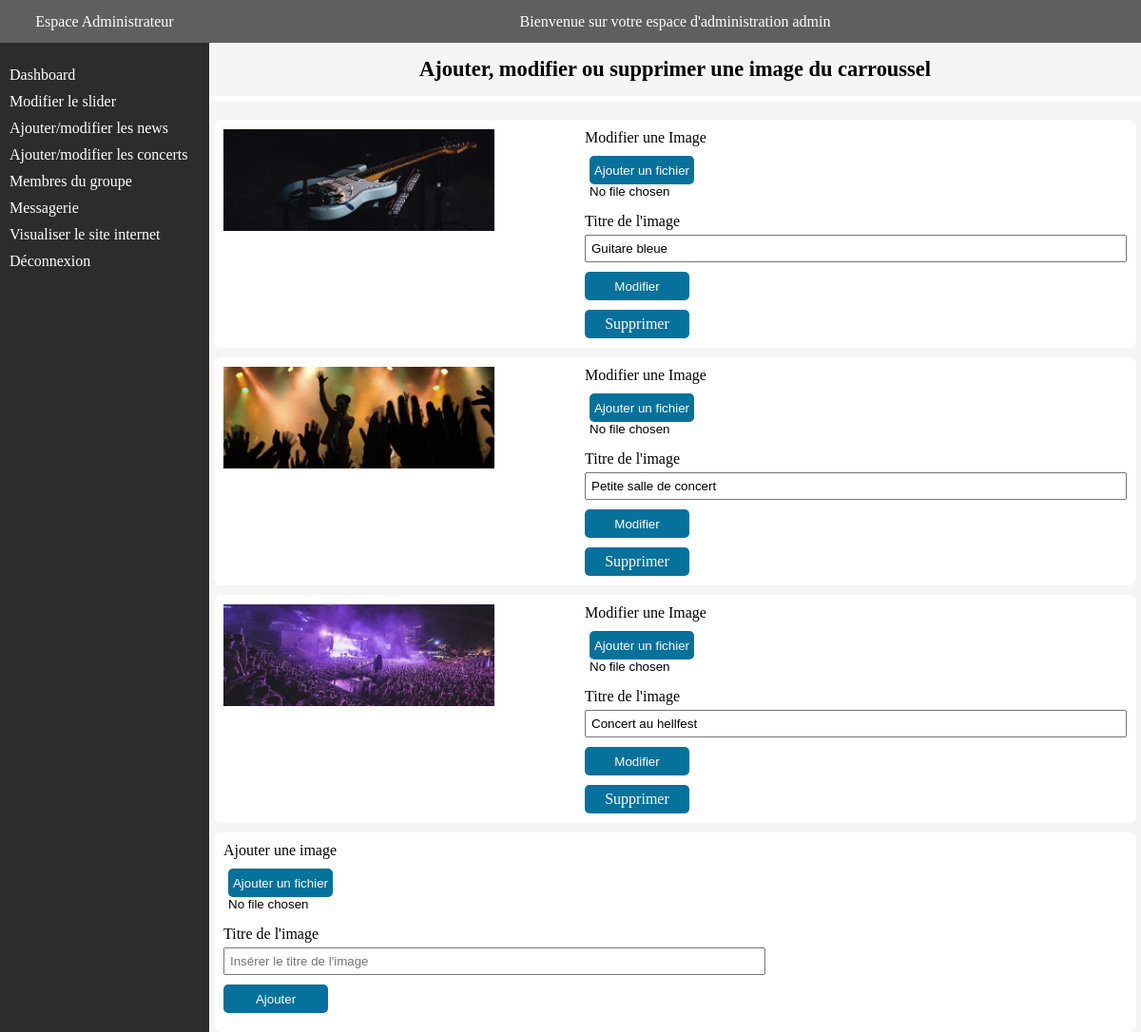
The app's page /indexAdmin.php?action=sliderPage (signed in) with its own data.
### tables this page shows
CREATE TABLE IF NOT EXISTS `slider` (
  `id` int(10) unsigned NOT NULL AUTO_INCREMENT,
  `slide` varchar(255) DEFAULT NULL,
  `title` varchar(100) DEFAULT NULL,
  PRIMARY KEY (`id`)
);

### app/Controllers/Controller.php (called while the page is built, shortened)
<?php
class Controller
{
    public function viewAdmin($viewName, $data = null, $error = null)
    {
        include('app/Views/administration/'.$viewName.'.php');
    }
}

### app/Controllers/AdminController.php (called while the page is built, shortened)
<?php
class AdminController extends Controller
{
    public function sliderPage($error){
        $getSlider = new \Projet\Models\slider();
        $getSlides = $getSlider->getSlides();
        $slides = $getSlides->fetchAll();
        $data = [
            'slides' => $slides,
            'error' => $error
        ];
        return $this->viewAdmin('slider',$data);
    }
}

### app/Models/Slider.php (called while the page is built, shortened)
<?php
class Slider extends Manager
{
    public function getSlides()
    {
        $bdd = $this->dbConnect();
        $req = $bdd->prepare('SELECT id, slide, title FROM slider');
        $req->execute();
        return $req;
    }
}

### app/Views/administration/slider.php (the view, shortened to what this page needs)
<?php include('app/Views/administration/layouts/header.php'); ?>
<main class="admin-content" >
    <?php include('app/Views/administration/layouts/sidebar.php'); ?>
    <section id="admin-sliders" >
        <h1>Ajouter, modifier ou supprimer une image du carroussel</h1>
        <?php if (isset($data)) { ?>
        <?php foreach ($data['slides'] as $slide) { ?>
        <div class="update-slider">
            <img class="admin-slider-image" src="<?= $slide['slide']; ?>" alt="<?= $slide['title']; ?>">
            <form class="slider-form" action="indexAdmin.php?action=updateSlider&id=<?= $slide['id']; ?>" method="POST"
                enctype="multipart/form-data">
                <label class="label-file" for="file">Modifier une Image</label>
                <input class="input-file" type="file" name="file">
                <label for="title">Titre de l'image</label>
                <input type="text" name="title" value="<?= $slide['title']; ?>">
                <div class="slide-form-buttons">
                    <button class="admin-button" type="submit">Modifier</button>
                    <a class="admin-button"
                        href="indexAdmin.php?action=deleteSlide&id=<?= $slide['id']; ?>">Supprimer</a>
                </div>
            </form>
        </div>
        <?php }
            } ?>
        <div class="add-slide">
            <form class="slider-form" action="indexAdmin.php?action=addSlide" method="POST"
                enctype="multipart/form-data">
                <label class="label-file" for="file">Ajouter une image</label>
                <input class="input-file" type="file" name="file">
                <label for="title">Titre de l'image</label>
                <input type="text" name="title" placeholder="Insérer le titre de l'image">
                <button class="admin-button" type="submit">Ajouter</button>
            </form>
        </div>
    </section>
</main>
<?php include('app/Views/administration/layouts/footer.php'); ?>

### app/Public/administration/css/style.css (style rules this page uses)
:root { --darkblue: rgb(6, 113, 155); --lightblue: rgb(11, 163, 223); --mediumgrey: #5f5f5f; --darkgrey: rgb(44, 44, 44); }
* { margin: 0; padding: 0; box-sizing: border-box; }
a { text-decoration: none; color: black; }
body { font-size: 16px; display: flex; flex-wrap: wrap; background-color: whitesmoke; }
h1, h2, h3 { margin-bottom: 20px; }
h1 { font-size: 1.4rem; text-align: center; margin-top: 15px; padding-bottom: 15px; border-bottom: thick solid white; }
section { margin-bottom: 30px; }
input, textarea { padding: 5px; }
.admin-button { height: 30px; border-radius: 5px; background-color: var(--darkblue); color: white; border: none; width: 110px; }
a.admin-button { display: flex; justify-content: center; align-items: center; }
.input-file::before { content: 'Ajouter un fichier'; color: white; height: 30px; width: 110px; display: flex; justify-content: center; align-items: center; background: var(--darkblue); border-radius: 5px; cursor: pointer; }
.admin-content { width: 100%; background-color: whitesmoke; }
#admin-sliders { width: 100%; margin: 0 auto; }
.update-slider { display: flex; justify-content: space-between; padding: 10px; background: white; border-radius: 8px; margin: 10px 5px; }
.admin-slider-image { width: 30%; height: 100%; }
.slider-form { width: 60%; display: flex; flex-direction: column; }
.slider-form label { margin-bottom: 5px; }
.slider-form input { margin-bottom: 10px; }
.slide-form-buttons { display: flex; flex-direction: column; }
.slider-form button { margin-bottom: 10px; }
.add-slide { margin-top: 20px; padding-left: 10px; background-color: white; margin: 0 5px; padding: 10px; border-radius: 8px; }
@media screen and (min-width:778px) { .admin-content { display: flex; background-color: whitesmoke; height: 100%; } }

### records on screen
slider: slide (picture), title "Guitare bleue"
slider: slide (picture), title "Petite salle de concert"
slider: slide (picture), title "Concert au hellfest"

### other values on screen
$_SESSION['firstname'] "admin"
